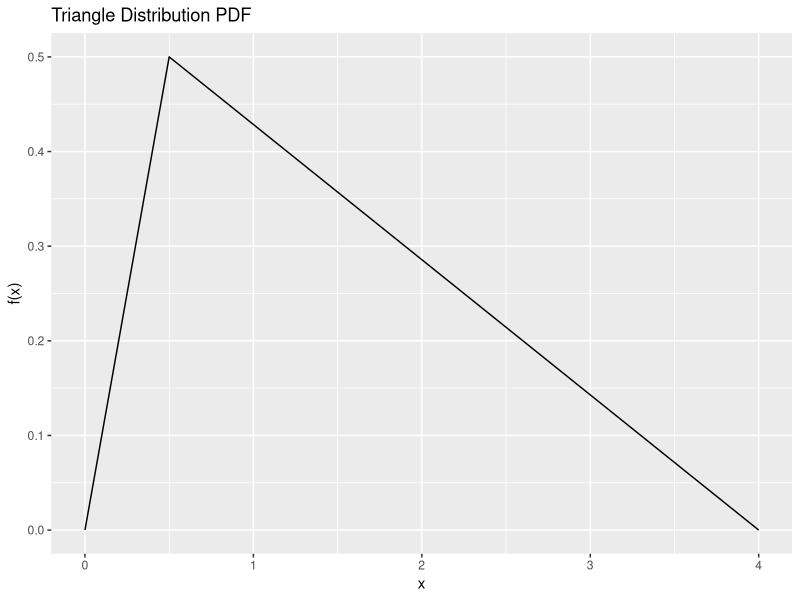
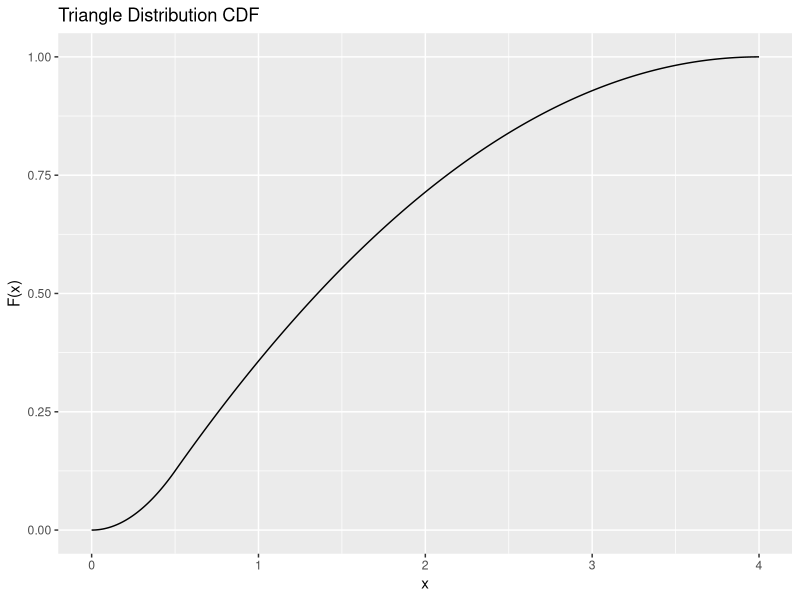

The R source for these figures, in order:
# Triangular Distribution

library(ggplot2)

# Assign parameters (min = a, max = b, mode = c)
a <- 0
b <- 4
c <- 0.5
inc <- 0.01

# adjust range and increment
x <- seq(a, b, by = inc)  

# Probability Density Function (PDF)
pdf <- ifelse(x < c, 2 * (x - a) / ((c - a) * (b - a)), 2 * (b - x) / ((b - c) * (b - a)))

# Cumulative Distribution Function (CDF)
cdf <- ifelse(x < c, (x - a)^2 / ((c - a) * (b - a)), 1 - (b - x)^2 / ((b - c) * (b - a)))


# Create data frame with x, pdf, and cdf variables
df <- data.frame(x = x, pdf = pdf, cdf = cdf)

# Plot PDF chart
pdf_plot <- ggplot(df, aes(x = x, y = pdf)) +
  geom_line() +
  labs(x = "x", y = "f(x)") +
  ggtitle("Triangle Distribution PDF")

# Plot CDF chart
cdf_plot <- ggplot(df, aes(x = x, y = cdf)) +
  geom_line() +
  labs(x = "x", y = "F(x)") +
  ggtitle("Triangle Distribution CDF")


# Display the plots
pdf_plot
cdf_plot
